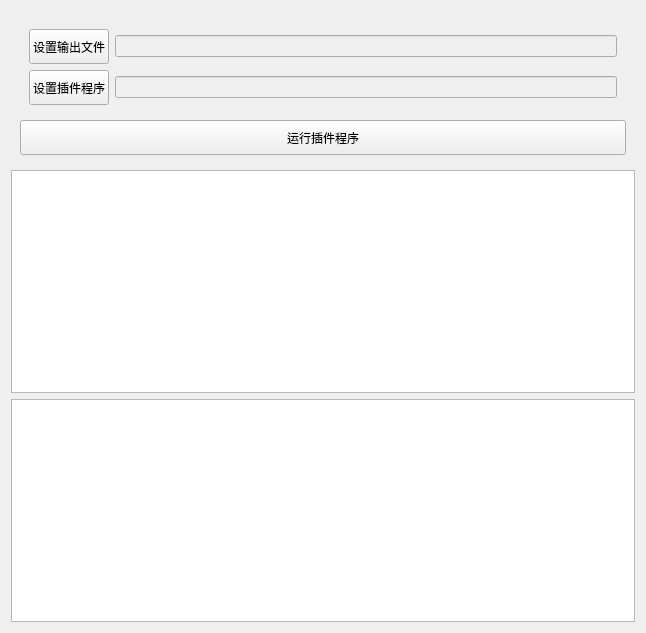
<?xml version="1.0" encoding="UTF-8"?>
<ui version="4.0">
 <class>CCPDF_TranslationWidget</class>
 <widget class="QWidget" name="CCPDF_TranslationWidget">
  <property name="geometry">
   <rect>
    <x>0</x>
    <y>0</y>
    <width>646</width>
    <height>633</height>
   </rect>
  </property>
  <property name="windowTitle">
   <string>Form</string>
  </property>
  <layout class="QVBoxLayout" name="verticalLayout_2">
   <item>
    <widget class="QWidget" name="widget_2" native="true">
     <layout class="QVBoxLayout" name="verticalLayout">
      <item>
       <widget class="QWidget" name="widget" native="true">
        <layout class="QGridLayout" name="gridLayout">
         <item row="0" column="0">
          <widget class="QPushButton" name="btn_set_output_read">
           <property name="minimumSize">
            <size>
             <width>0</width>
             <height>35</height>
            </size>
           </property>
           <property name="text">
            <string>设置输出文件</string>
           </property>
          </widget>
         </item>
         <item row="1" column="0">
          <widget class="QPushButton" name="btn_set_exe">
           <property name="minimumSize">
            <size>
             <width>0</width>
             <height>35</height>
            </size>
           </property>
           <property name="text">
            <string>设置插件程序</string>
           </property>
          </widget>
         </item>
         <item row="0" column="1">
          <widget class="QLineEdit" name="output_linedit">
           <property name="enabled">
            <bool>false</bool>
           </property>
          </widget>
         </item>
         <item row="1" column="1">
          <widget class="QLineEdit" name="plugin_exe_edit">
           <property name="enabled">
            <bool>false</bool>
           </property>
          </widget>
         </item>
        </layout>
       </widget>
      </item>
      <item>
       <widget class="QPushButton" name="btn_depatch">
        <property name="minimumSize">
         <size>
          <width>0</width>
          <height>35</height>
         </size>
        </property>
        <property name="text">
         <string>运行插件程序</string>
        </property>
       </widget>
      </item>
     </layout>
    </widget>
   </item>
   <item>
    <widget class="QTextEdit" name="input_textEdit"/>
   </item>
   <item>
    <widget class="QTextBrowser" name="result_textBrowser"/>
   </item>
  </layout>
 </widget>
 <resources/>
 <connections/>
</ui>
